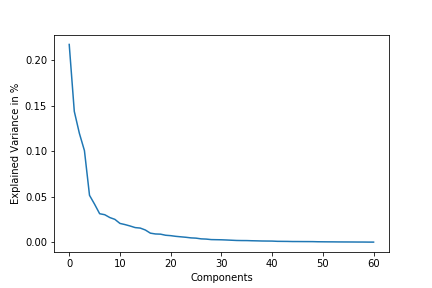

Write the Python code that produced this figure.
"""
Try to reduce dimensionality by a PCA-decomposition.
"""

import os

import numpy as np

from sklearn.preprocessing import StandardScaler
from sklearn.decomposition import PCA
from sklearn.model_selection import train_test_split
from sklearn.pipeline import Pipeline

from matplotlib import pyplot as plt

from preprocessing.cleaning import clean
from preprocessing.features import FeatureGenerator

np.random.seed(42)

# 3. Load and clean the data
DATAPATH = os.path.join("data", "BADS_WS1819_known.csv")
UNKNOWNPATH = os.path.join("data", "BADS_WS1819_unknown.csv")
OUTPATH = os.path.join("eda", "pca.png")

KNOWN = clean(DATAPATH)
UNKNOWN = clean(UNKNOWNPATH)
HISTORY = KNOWN.append(UNKNOWN, sort=False)

TRAIN, TEST = train_test_split(KNOWN, test_size=0.2)

with open("variables.txt", "r") as f:
    COLS = f.read().splitlines()

FG = FeatureGenerator(cols=COLS)
FG.fit(HISTORY, 'return')
X_TRAIN, Y_TRAIN = FG.transform(TRAIN,
                                add_ratios=True,
                                add_interactions=True,
                                add_dummies=True,
                                ignore_woe=False)

steps = [('scaler', StandardScaler()),
         ('pca', PCA())]
pipeline = Pipeline(steps)
scaler = pipeline.fit(X_TRAIN, Y_TRAIN)
PCA_DECOMP = pipeline.named_steps["pca"]


FIG, AX = plt.subplots(figsize=(6, 4))
AX.plot(PCA_DECOMP.explained_variance_ratio_)
AX.set_xlabel("Components")
AX.set_ylabel("Explained Variance in %")

FIG.savefig(OUTPATH)
print(PCA_DECOMP.explained_variance_ratio_.cumsum())
PCA_DECOMP.explained_variance_ratio_.cumsum()[19]
